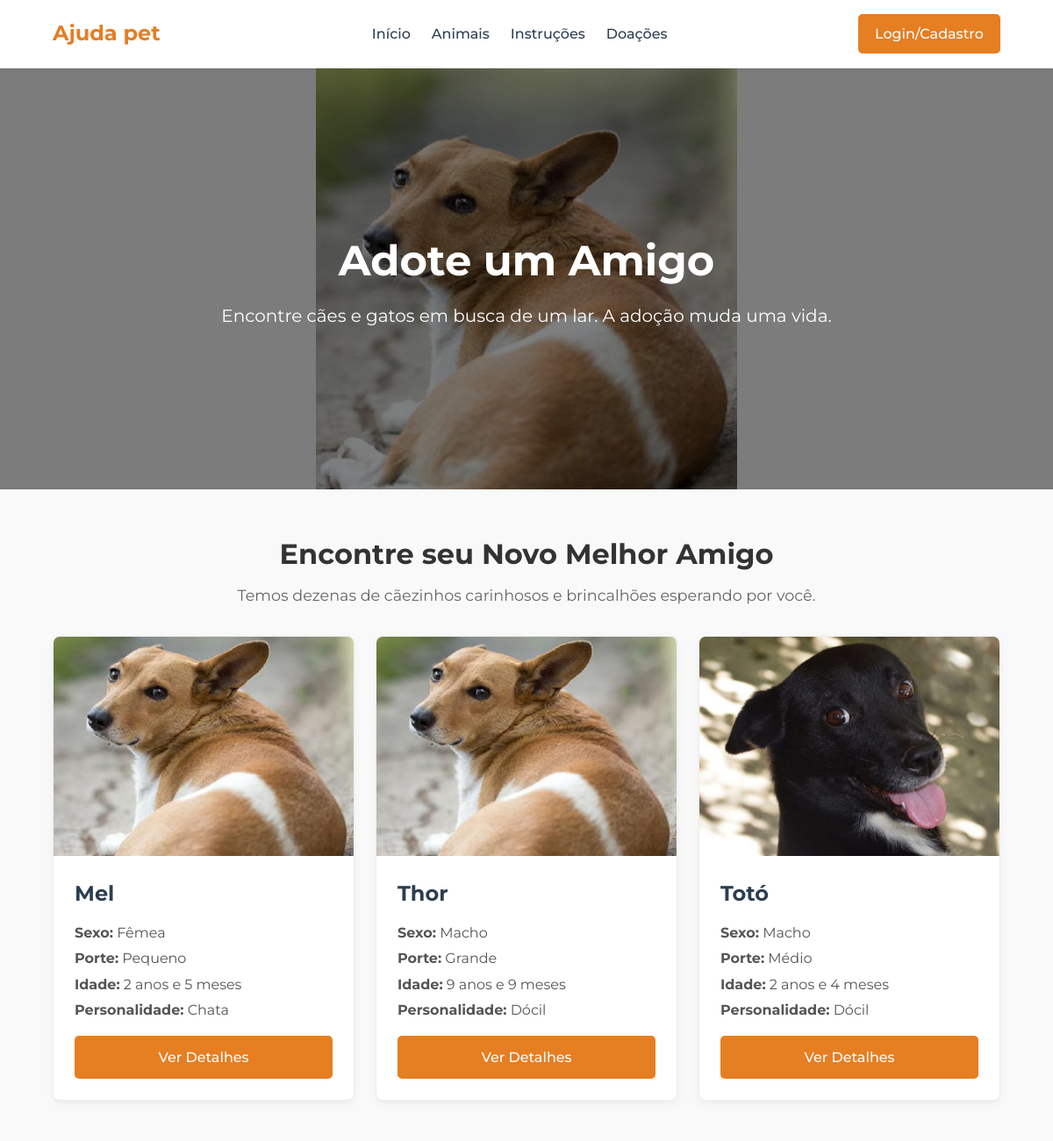
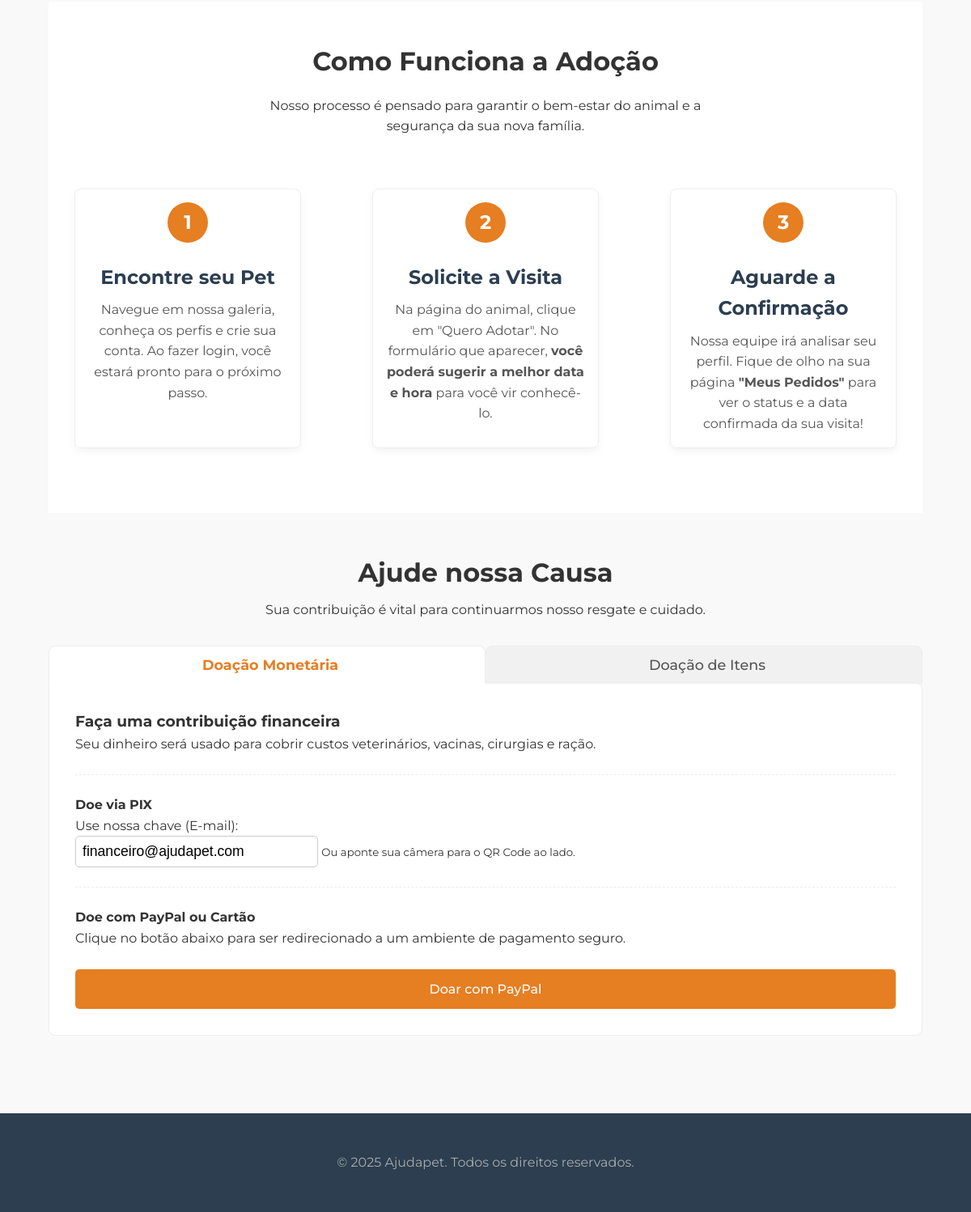
The page / on the database its author committed (2 pictures, top to bottom).
### tables this page shows
CREATE TABLE `animal` (
  `id` int(11) NOT NULL,
  `id_admin_cadastro` int(11) NOT NULL,
  `nome` varchar(100) NOT NULL,
  `sexo` enum('Macho','Fêmea') DEFAULT NULL,
  `raca` varchar(100) DEFAULT NULL,
  `porte` enum('Pequeno','Médio','Grande') DEFAULT NULL,
  `data_nascimento` date DEFAULT NULL,
  `peso` decimal(5,2) DEFAULT NULL,
  `cor_pelagem` varchar(50) DEFAULT NULL,
  `personalidade` text DEFAULT NULL,
  `imagem_url` varchar(255) DEFAULT NULL,
  `castrado` tinyint(1) DEFAULT 0,
  `microchip` varchar(50) DEFAULT NULL,
  `status` enum('Disponível','Em processo','Adotado','Indisponível') DEFAULT 'Disponível',
  `descricao_historia` text DEFAULT NULL,
  `observacoes` text DEFAULT NULL,
  `data_cadastro` timestamp NOT NULL DEFAULT current_timestamp(),
  `data_adocao` datetime DEFAULT NULL,
  `id_adotante` int(11) DEFAULT NULL
);

### index.php (the view, shortened to what this page needs)
<?php
require_once 'config/conexao.php';
try {
    $sql = "SELECT id, nome, sexo, porte, imagem_url, data_nascimento, personalidade FROM Animal WHERE status = 'Disponível' ORDER BY data_cadastro DESC";
    $stmt = $pdo->query($sql);
    $animais = $stmt->fetchAll();
} catch (PDOException $e) {
    echo "Erro ao buscar animais: " . $e->getMessage();
    $animais = [];
}
?>
<!DOCTYPE html>
<html lang="pt-BR">
<head>
    <link rel="stylesheet" href="assets/css/global.css">
    <link rel="stylesheet" href="assets/css/index.css">
</head>
<body>
    <header class="navbar">
        <div class="container">
            <a href="index.php" class="logo">Ajuda pet</a>
            <nav>
                <ul>
                    <li><a href="index.php">Início</a></li>
                    <li><a href="#galeria">Animais</a></li>
                    <li><a href="#como-funciona">Instruções</a></li>
                    <li><a href="#doacoes">Doações</a></li>
                </ul>
            </nav>
            <div class="nav-buttons">
                <?php
                if (isset($_SESSION['admin_id'])):
                ?>
                    <a href="admin/index.php" class="btn-profile">Painel Admin</a>
                    <a href="backend/logout.php" class="btn-login">Sair</a>
                <?php
                else:
                ?>
                    <a href="login.php" class="btn-login">Login/Cadastro</a>
                <?php endif; ?>
            </div>
        </div>
    </header>
    <main>
        <section class="hero">
            <div class="hero-content">
                <h1>Adote um Amigo</h1>
                <p>Encontre cães e gatos em busca de um lar. A adoção muda uma vida.</p>
            </div>
        </section>
        <section id="galeria" class="container">
            <h2>Encontre seu Novo Melhor Amigo</h2>
            <p>Temos dezenas de cãezinhos carinhosos e brincalhões esperando por você.</p>
            <div class="galeria-animais">
                <?php if (count($animais) > 0): ?>
                    <?php foreach ($animais as $animal): ?>
                        <div class="animal-card">
                            <img src="uploads/<?php echo htmlspecialchars($animal['imagem_url']); ?>" alt="Foto do <?php echo htmlspecialchars($animal['nome']); ?>">
                            <div class="card-info">
                                <h3><?php echo htmlspecialchars($animal['nome']); ?></h3>
                                <ul>
                                    <li><strong>Sexo:</strong> <?php echo htmlspecialchars($animal['sexo']); ?></li>
                                    <li><strong>Porte:</strong> <?php echo htmlspecialchars($animal['porte']); ?></li>
                                    <li class="info-idade-animal" data-nascimento="<?php echo htmlspecialchars($animal['data_nascimento']); ?>">
                                        <strong>Idade:</strong>
                                        <span class="idade-calculada">...</span>
                                    </li>
                                    <li><strong>Personalidade:</strong> <?php echo htmlspecialchars($animal['personalidade']) ?></li>
                                </ul>
                                <a href="animal_detalhes.php?id=<?php echo $animal['id']; ?>" class="btn-detalhes">
                                    Ver Detalhes
                                </a>
                            </div>
                        </div>
                    <?php endforeach; ?>
                <?php else: ?>
                    <p>Nenhum animal disponível para adoção no momento. Volte em breve!</p>
                <?php endif; ?>
            </div>
        </section>
        <section id="como-funciona" class="container">
            <h2>Como Funciona a Adoção</h2>
            <p style="text-align: center; max-width: 600px; margin: 0 auto 2rem auto;">Nosso processo é pensado para garantir o bem-estar do animal e a segurança da sua nova família.</p>
            <div class="info-cards-container">
                <div class="info-card">
                    <span class="card-number">1</span>
                    <h3>Encontre seu Pet</h3>
                    <p>Navegue em nossa galeria, conheça os perfis e crie sua conta. Ao fazer login, você estará pronto para o próximo passo.</p>
                </div>
                <div class="info-card">
                    <span class="card-number">2</span>
                    <h3>Solicite a Visita</h3>
                    <p>Na página do animal, clique em "Quero Adotar". No formulário que aparecer, <b>você poderá sugerir a melhor data e hora</b> para você vir conhecê-lo.</p>
                </div>
                <div class="info-card">
                    <span class="card-number">3</span>
                    <h3>Aguarde a Confirmação</h3>
                    <p>Nossa equipe irá analisar seu perfil. Fique de olho na sua página <b>"Meus Pedidos"</b> para ver o status e a data confirmada da sua visita!</p>
                </div>
            </div>
        </section>
        <section id="doacoes" class="container" style="padding: 3rem 0;">
            <div style="text-align: center; margin-bottom: 2rem;">
                <h2>Ajude nossa Causa</h2>
                <p>Sua contribuição é vital para continuarmos nosso resgate e cuidado.</p>
            </div>
            <nav class="doacao-tabs">
                <button class="doacao-tab-link active" data-tab="tab-monetaria">
                    <i class="fas fa-hand-holding-usd"></i> Doação Monetária
                </button>
                <button class="doacao-tab-link" data-tab="tab-fisica">
                    <i class="fas fa-box-open"></i> Doação de Itens
                </button>
            </nav>
            <div id="tab-monetaria" class="doacao-content active">
                <h3>Faça uma contribuição financeira</h3>
                <p>Seu dinheiro será usado para cobrir custos veterinários, vacinas, cirurgias e ração.</p>
                <div class="pix-info">
                    <strong>Doe via PIX</strong>
                    <p>Use nossa chave (E-mail):</p>
                    <input type="text" value="financeiro@ajudapet.com" readonly onclick="this.select();">
                    <small>Ou aponte sua câmera para o QR Code ao lado.</small>
                </div>
                <div class="paypal-info">
                    <strong>Doe com PayPal ou Cartão</strong>
                    <p>Clique no botão abaixo para ser redirecionado a um ambiente de pagamento seguro.</p>
                    <br>
                    <a href="https://paypal.me/suaong" target="_blank" class="btn-submit" style="width: auto;">
                        Doar com PayPal
                    </a>
                </div>
            </div>
        </section>
    </main>
    <footer>
        <div class="container">
            <p>&copy; 2025 Ajudapet. Todos os direitos reservados.</p>
        </div>
    </footer>
</body>
</html>

### assets/css/global.css (style rules this page uses)
:root { --cor-principal: #E67E22; --cor-principal-hover: #d35400; --cor-texto: #333333; --cor-fundo: #f9f9f9; --cor-dark: #2c3e50; --cor-light: #ffffff; --cor-borda: #eeeeee; --cor-sucesso-bg: #d4edda; --cor-sucesso-border: #c3e6cb; --cor-sucesso-text: #155724; --cor-aviso-bg: #fffbe6; --cor-aviso-border: #ffe58f; --cor-aviso-text: #d4b106; }
* { box-sizing: border-box; margin: 0; padding: 0; }
body { font-family: 'Montserrat', sans-serif; line-height: 1.6; background-color: var(--cor-fundo); color: var(--cor-texto); }
.container { width: 90%; max-width: 1200px; margin: 0 auto; }
img { max-width: 100%; display: block; }
.navbar { background-color: var(--cor-light); padding: 1rem 0; border-bottom: 1px solid var(--cor-borda); box-shadow: 0 2px 4px rgba(0,0,0,0.05); }
.navbar .container { display: flex; justify-content: space-between; align-items: center; }
.logo { font-size: 1.5rem; font-weight: 700; color: var(--cor-principal); text-decoration: none; }
.navbar nav ul { list-style: none; display: flex; }
.navbar nav li { margin-left: 1.5rem; }
.navbar nav a { text-decoration: none; color: var(--cor-dark); font-weight: 500; }
footer { background-color: var(--cor-dark); color: #aaa; padding: 3rem 0; margin-top: 3rem; }
footer .container { text-align: center; }
.btn-login { background-color: var(--cor-principal); color: var(--cor-light); padding: 0.6rem 1.2rem; text-decoration: none; border-radius: 5px; font-weight: 500; transition: background-color 0.3s ease; }
.nav-buttons { display: flex; align-items: center; gap: 1rem; }
.btn-submit { display: block; background-color: var(--cor-principal); color: white; text-align: center; padding: 0.75rem; text-decoration: none; border-radius: 5px; font-weight: 500; transition: background-color 0.3s ease; border: none; cursor: pointer; font-size: 1rem; }

### rows shown on the page
animal: imagem_url (picture), nome "Mel", sexo "Fêmea", porte "Pequeno", personalidade "Chata"
animal: imagem_url (picture), nome "Thor", sexo "Macho", porte "Grande", personalidade "Dócil"
animal: imagem_url (picture), nome "Totó", sexo "Macho", porte "Médio", personalidade "Dócil"
